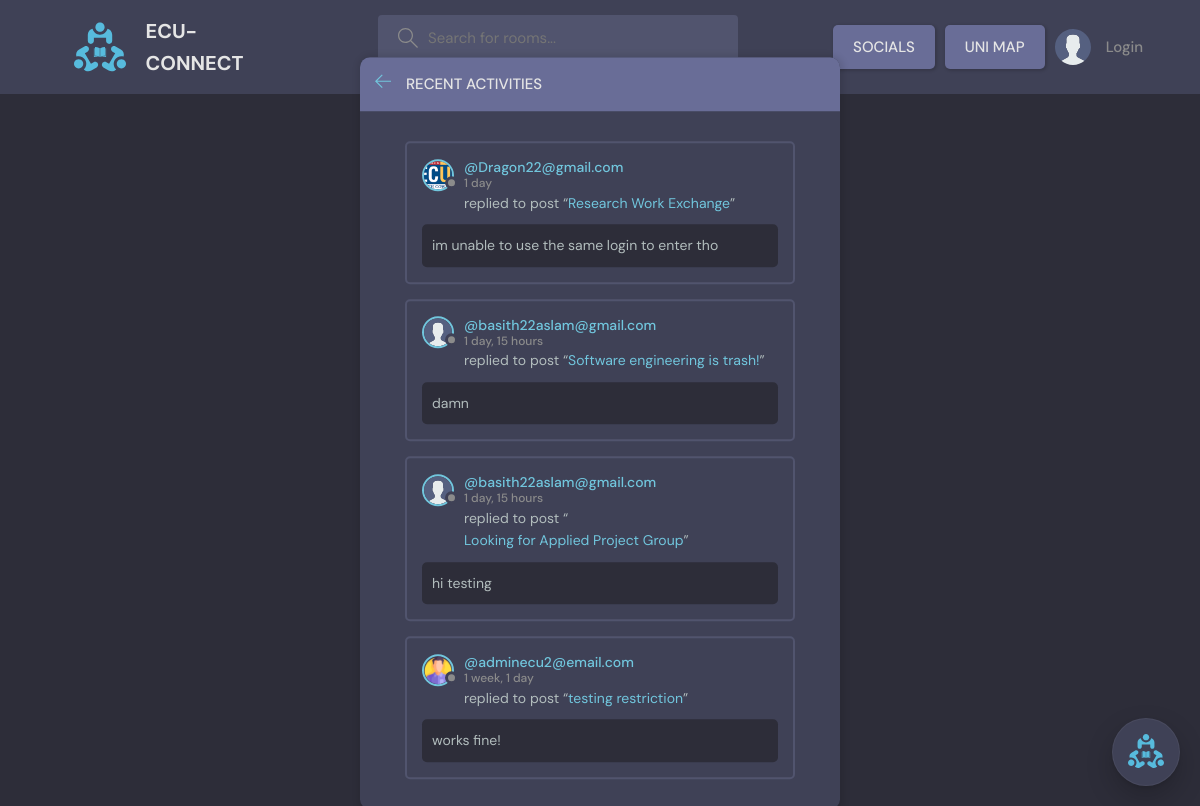
/activity/, run on an earlier commit of the app's database.
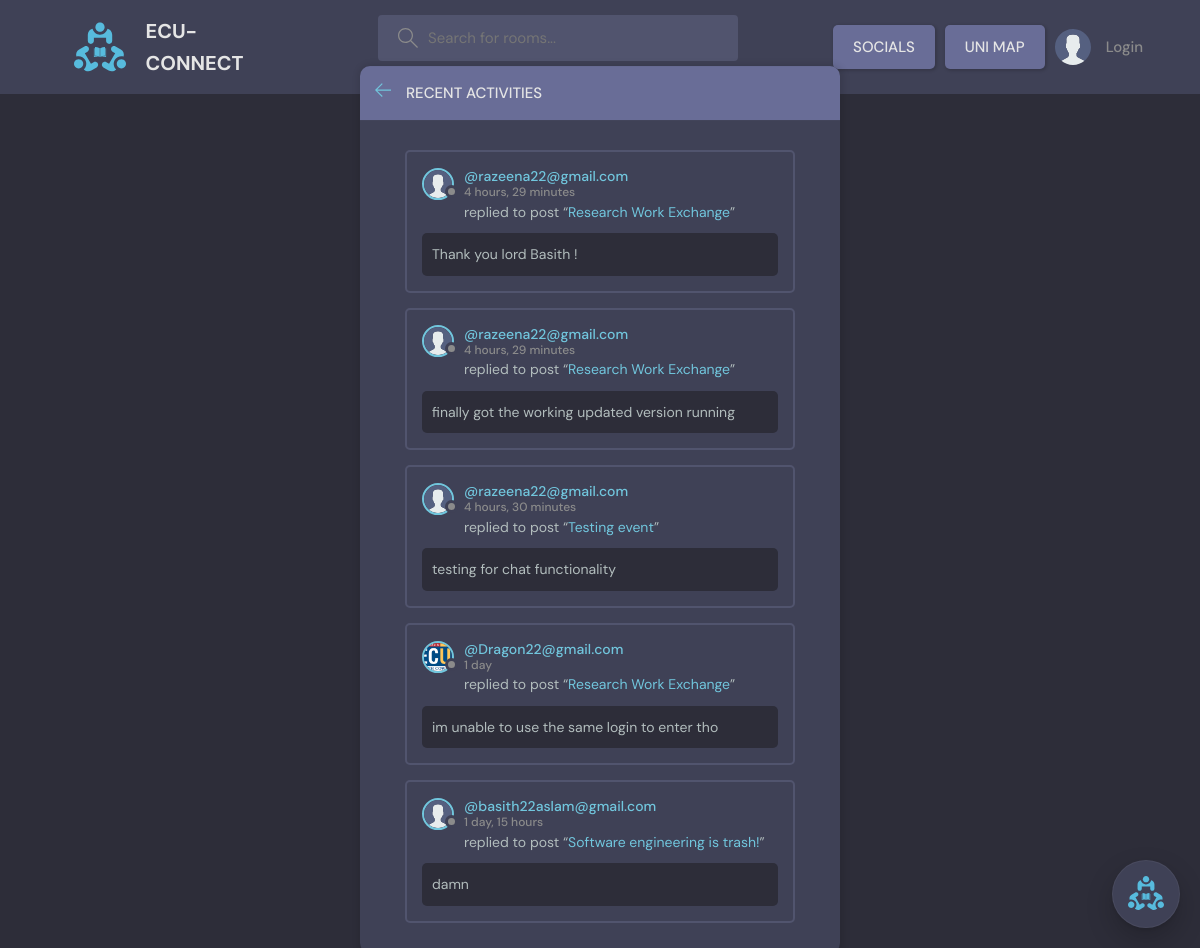
And on a later commit of the database.
### base/models.py (models this page shows, shortened)
class Comment(models.Model):
    user = models.ForeignKey(User, on_delete=models.CASCADE)
    thread = models.ForeignKey(Thread, on_delete=models.CASCADE)
    body = models.TextField()
    updated = models.DateTimeField(auto_now= True)
    created = models.DateTimeField(auto_now_add= True)
    class Meta:
       ordering = ['-updated', '-created']

class User(AbstractUser):
    username = models.CharField(max_length=150, unique=True, null=True)
    name = models.CharField(max_length=200, null=True)
    email = models.EmailField(unique=True, null=True)
    bio = models.TextField(null=True)
    avatar = models.ImageField(null=True, default="avatar.svg")
    USERNAME_FIELD = 'email'
    REQUIRED_FIELDS = ['username']
    notifications = models.ManyToManyField(Notification, related_name='notifications', blank=True)

class Thread(models.Model):
    host = models.ForeignKey(User, on_delete = models.SET_NULL, null=True)
    topic = models.ForeignKey(Topic, on_delete = models.SET_NULL, null=True)
    name = models.CharField(max_length=200)
    description = models.TextField(null = True, blank = True)
    participants = models.ManyToManyField(User, related_name='participants', blank=True)
    updated = models.DateTimeField(auto_now= True)
    created = models.DateTimeField(auto_now_add= True)
    class Meta:
       ordering = ['-updated', '-created']
    def __str__(self):
        return self.name

### base/views.py (the view)
# urls.py: path('activity/', views.activityPage, name="activity"),
def activityPage(request):
    thread_comments = Comment.objects.all()[0:5]
    return render(request, 'base/activity.html', {'thread_comments': thread_comments})

### base/templates/base/activity.html (shortened to what this page needs)
{% extends 'main.html' %}
{% block content %}
  <main class="layout">
    <div class="container">
      <div class="layout__box">
        <div class="layout__boxHeader">
          <div class="layout__boxTitle">
            <a href="{% url 'home' %}">
              <svg version="1.1" xmlns="http://www.w3.org/2000/svg" width="32" height="32" viewBox="0 0 32 32">
                <title>arrow-left</title>
                <path
                  d="M13.723 2.286l-13.723 13.714 13.719 13.714 1.616-1.611-10.96-10.96h27.625v-2.286h-27.625l10.965-10.965-1.616-1.607z"
                ></path>
              </svg>
            </a>
            <h3>Recent Activities</h3>
          </div>
        </div>
        <div class="activities-page layout__body">
          {% for comment in thread_comments %}
          <div class="activities__box">
            <div class="activities__boxHeader roomListRoom__header">
              <a href="{% url 'user_profile' comment.user.id %}" class="roomListRoom__author">
                <div class="avatar avatar--small">
                  <img src="{{comment.user.avatar.url}}" />
                </div>
                <p>
                  @{{comment.user}}
                  <span>{{comment.created|timesince}}</span>
                </p>
              </a>
            </div>
            <div class="activities__boxContent">
              <p>replied to post “<a href="{% url 'thread' comment.thread.id %}">{{comment.thread}}</a>”</p>
              <div class="activities__boxRoomContent">
                {{comment.body}}
              </div>
            </div>
          </div>
          {% endfor %}
        </div>
      </div>
    </div>
  </main>
  {% endblock content %}

What changed in the data, as far as the page shows it:
no longer on this page (row unchanged): Comment: user.avatar (placeholder picture), user "basith22aslam@gmail.com", created "1 day, 15 hours", thread "Looking for Applied Project Group", body "hi testing"
no longer on this page (row unchanged): Comment: user.avatar (picture), user "adminecu2@email.com", created "1 week, 1 day", thread "testing restriction", body "works fine!"
added Comment: user.avatar (placeholder picture), user "razeena22@gmail.com", created "4 hours, 29 minutes", thread "Research Work Exchange", body "Thank you lord Basith !"
added Comment: user.avatar (placeholder picture), user "razeena22@gmail.com", created "4 hours, 29 minutes", thread "Research Work Exchange", body "finally got the working updated version running"
added Comment: user.avatar (placeholder picture), user "razeena22@gmail.com", created "4 hours, 30 minutes", thread "Testing event", body "testing for chat functionality"
